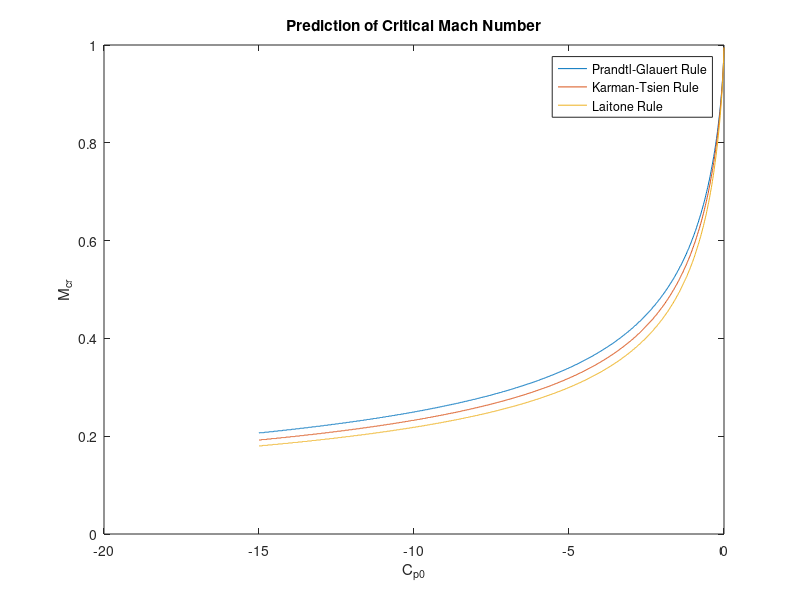

Here is the MATLAB script that generated this plot:
% AAE 334 - HW 11
%
% Jordan Mayer

% Problem 1

gamma = 1.4;    % specific heat ratio for air
Mcr = linspace(0, 1, 1000);     % critical Mach number to find intersection
Cp0 = linspace(-15, -0.001, 1000);   % stagnation pressure coefficient
Mcr_PG = zeros(1,1000);     % critical Mach numbers from Prandtl-Glauert Rule
Mcr_KT = zeros(1,1000);     % critical Mach numbers from Karman-Tsien Rule
Mcr_L  = zeros(1,1000);     % critical Mach numbers from Laitone Rule

for i=1:1000    % Cp0 values (for plot)
    for j=1:1000    % Mcr values (for finding intersection)
        % Calculate Cpcr from flow relation
        Cpcr = (1 + (gamma-1)/2 * Mcr(j)^2)/((gamma+1)/2);
        Cpcr = Cpcr^(gamma/(gamma-1)) - 1;
        Cpcr = Cpcr * (2/(gamma*Mcr(j)^2));

        % Calculate Cpcr from Prandtl-Glauert Rule
        Cpcr_PG = Cp0(i)/(sqrt(1-Mcr(j)^2));
        
        % Calculate Cpcr from Karman-Tsien Rule
        Cpcr_KT = Cp0(i)/(sqrt(1-Mcr(j)^2) + (Mcr(j)^2 / (1+sqrt(1-Mcr(j)^2))) * Cp0(i)/2);
        
        % Calculate Cpcr from Laitone Rule
        Cpcr_L = Cp0(i)/(sqrt(1-Mcr(j)^2) + (Mcr(j)^2 * (1+(gamma-1)/2 * Mcr(j)^2) / (2*sqrt(1-Mcr(j)^2))) * Cp0(i));
    
        if (Cpcr >= Cpcr_PG && Mcr_PG(i) == 0) 
            % Cpcr has just intersected Cpcr_PG
            Mcr_PG(i) = Mcr(j);
        end
        if (Cpcr >= Cpcr_KT && Mcr_KT(i) == 0)
            % Cpcr has just intersected Cpcr_KT
            Mcr_KT(i) = Mcr(j);
        end
        if (Cpcr >= Cpcr_L && Mcr_L(i) == 0)
            % Cpcr has just intersected Cpcr_L
            Mcr_L(i) = Mcr(j);
        end
        
        if (Mcr_PG(i) * Mcr_KT(i) * Mcr_L(i) ~= 0)
            % Cpcr has intersected with all other Cpcrs
            % --> go to next Cp0 value
            break;
        end
    end
end

% Create plot
plot(Cp0, Mcr_PG); hold on;
plot(Cp0, Mcr_KT);
plot(Cp0, Mcr_L);

% Format plot
legend('Prandtl-Glauert Rule', 'Karman-Tsien Rule', 'Laitone Rule');
title('Prediction of Critical Mach Number');
xlabel('C_{p0}'); ylabel('M_{cr}');